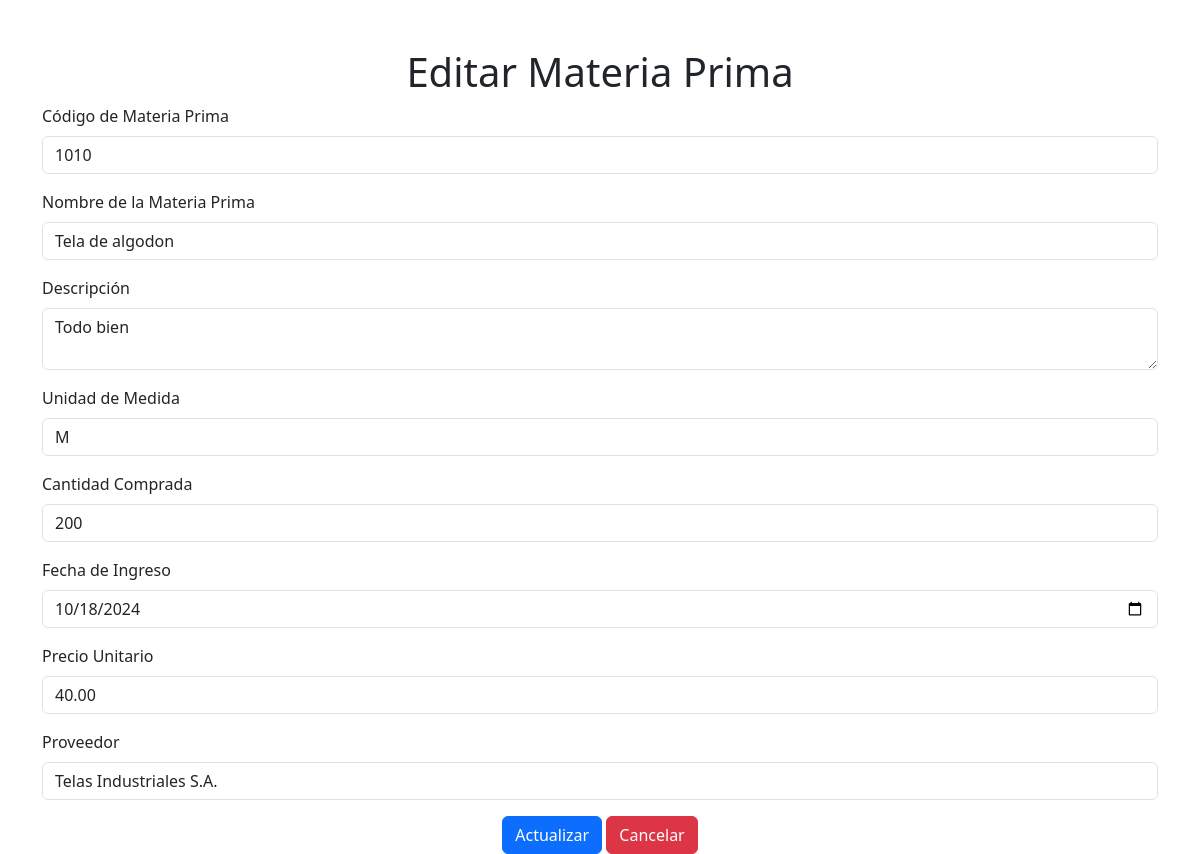
/APF/APF/index.php?accion=editar&id=5, run on the app's committed database.
### tables this page shows
CREATE TABLE `ingresomateriaprima` (
  `id_ingreso` int(11) NOT NULL,
  `codigo_materia_prima` varchar(50) NOT NULL,
  `nombre_materia_prima` varchar(255) NOT NULL,
  `descripcion` text DEFAULT NULL,
  `unidad_medida` varchar(50) DEFAULT NULL,
  `cantidad_comprada` int(11) NOT NULL,
  `precio_unitario` decimal(10,2) NOT NULL,
  `fecha_ingreso` date NOT NULL,
  `id_proveedor` int(11) DEFAULT NULL
);

CREATE TABLE `proveedores` (
  `id_proveedor` int(11) NOT NULL,
  `nombre_proveedor` varchar(255) NOT NULL,
  `nit_proveedor` varchar(50) NOT NULL,
  `telefono_proveedor` varchar(20) DEFAULT NULL,
  `email_proveedor` varchar(100) DEFAULT NULL,
  `direccion_proveedor` varchar(255) DEFAULT NULL,
  `condiciones_pago` varchar(100) DEFAULT NULL
);

### APF/APF/Modelo/MateriaPrima.php (called while the page is built, shortened)
<?php
class MateriaPrima {
    private $conn;
    public function __construct($db) {
        $this->conn = $db;
    }
    public function obtenerMateriaPrimaPorId($id) {
        $query = "SELECT * FROM IngresoMateriaPrima WHERE id_ingreso = :id";
        $stmt = $this->conn->prepare($query);
        $stmt->bindParam(':id', $id, PDO::PARAM_INT);
        $stmt->execute();
        return $stmt->fetch(PDO::FETCH_ASSOC);
    }
}
?>

### APF/APF/Vista/editarMateriaPrima.php (the view, shortened to what this page needs)
<!DOCTYPE html>
<html lang="es">
<head>
    <link rel="stylesheet" href="https://cdn.jsdelivr.net/npm/bootstrap@5.3.0-alpha1/dist/css/bootstrap.min.css">
</head>
<body>
    <div class="container mt-5">
        <h1 class="text-center">Editar Materia Prima</h1>
        <?php if (isset($materiaPrima) && isset($proveedores)): ?>
            <form action="index.php?accion=actualizar" method="post">
                <div class="mb-3">
                    <label for="codigo_materia_prima" class="form-label">Código de Materia Prima</label>
                    <input type="text" class="form-control" id="codigo_materia_prima" name="codigo_materia_prima" value="<?php echo htmlspecialchars($materiaPrima['codigo_materia_prima']); ?>" required>
                </div>
                <div class="mb-3">
                    <label for="nombre" class="form-label">Nombre de la Materia Prima</label>
                    <input type="text" class="form-control" id="nombre_materia_prima" name="nombre_materia_prima" value="<?php echo htmlspecialchars($materiaPrima['nombre_materia_prima']); ?>" required>
                </div>
                <div class="mb-3">
                    <label for="descripcion" class="form-label">Descripción</label>
                    <textarea class="form-control" id="descripcion" name="descripcion" required><?php echo htmlspecialchars($materiaPrima['descripcion']); ?></textarea>
                </div>
                <div class="mb-3">
                    <label for="unidad_medida" class="form-label">Unidad de Medida</label>
                    <input type="text" class="form-control" id="unidad_medida" name="unidad_medida" value="<?php echo htmlspecialchars($materiaPrima['unidad_medida']); ?>" required>
                </div>
                <div class="mb-3">
                    <label for="cantidad_comprada" class="form-label">Cantidad Comprada</label>
                    <input type="number" class="form-control" id="cantidad_comprada" name="cantidad_comprada" value="<?php echo htmlspecialchars($materiaPrima['cantidad_comprada']); ?>" required>
                </div>
                <div class="mb-3">
                    <label for="fecha_ingreso" class="form-label">Fecha de Ingreso</label>
                    <input type="date" class="form-control" id="fecha_ingreso" name="fecha_ingreso" value="<?php echo htmlspecialchars($materiaPrima['fecha_ingreso']); ?>" required>
                </div>
                <div class="mb-3">
                    <label for="precio_unitario" class="form-label">Precio Unitario</label>
                    <input type="number" class="form-control" id="precio_unitario" name="precio_unitario" step="0.01" value="<?php echo htmlspecialchars($materiaPrima['precio_unitario']); ?>" required>
                </div>
                <div class="mb-3">
                    <label for="id_proveedor" class="form-label">Proveedor</label>
                    <select class="form-control" id="id_proveedor" name="id_proveedor" required>
                        <?php foreach ($proveedores as $proveedor): ?>
                            <option value="<?php echo $proveedor['id_proveedor']; ?>" <?php if ($proveedor['id_proveedor'] == $materiaPrima['id_proveedor']) echo 'selected'; ?>>
                                <?php echo htmlspecialchars($proveedor['nombre_proveedor']); ?>
                            </option>
                        <?php endforeach; ?>
                    </select>
                </div>
                <div class="text-center">
                    <button type="submit" class="btn btn-primary">Actualizar</button>
                    <button type="button" class="btn btn-danger" onclick="window.history.back();">Cancelar</button>
                </div>
            </form>
        <?php else: ?>
            <p class="text-danger">Error: No se encontraron los datos de la materia prima o los proveedores.</p>
        <?php endif; ?>
    </div>
</body>
</html>

### data on the page
ingresomateriaprima: codigo_materia_prima "1010", nombre_materia_prima "Tela de algodon", descripcion "Todo bien", unidad_medida "M", cantidad_comprada "200", fecha_ingreso "10/18/2024", precio_unitario "40.00", id_proveedor "Telas Industriales S.A."
